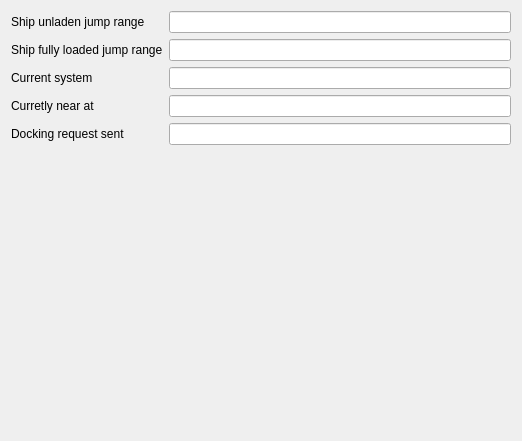
<?xml version="1.0" encoding="UTF-8"?>
<ui version="4.0">
 <class>Dialog</class>
 <widget class="QDialog" name="Dialog">
  <property name="geometry">
   <rect>
    <x>0</x>
    <y>0</y>
    <width>522</width>
    <height>441</height>
   </rect>
  </property>
  <property name="windowTitle">
   <string>Dialog</string>
  </property>
  <layout class="QGridLayout" name="gridLayout_3">
   <item row="0" column="0">
    <layout class="QGridLayout" name="gridLayout_7">
     <item row="2" column="0">
      <widget class="QLabel" name="label_32">
       <property name="text">
        <string>Current system</string>
       </property>
      </widget>
     </item>
     <item row="2" column="1">
      <widget class="QLineEdit" name="currenlyAtSystemTxt">
       <property name="readOnly">
        <bool>true</bool>
       </property>
      </widget>
     </item>
     <item row="3" column="0">
      <widget class="QLabel" name="label_33">
       <property name="text">
        <string>Curretly near at</string>
       </property>
      </widget>
     </item>
     <item row="1" column="1">
      <widget class="QLineEdit" name="loadedRangeTXt"/>
     </item>
     <item row="4" column="0">
      <widget class="QLabel" name="label_34">
       <property name="text">
        <string>Docking request sent</string>
       </property>
      </widget>
     </item>
     <item row="4" column="1">
      <widget class="QLineEdit" name="dockingRequestStatusTxt">
       <property name="readOnly">
        <bool>true</bool>
       </property>
      </widget>
     </item>
     <item row="0" column="0">
      <widget class="QLabel" name="label_30">
       <property name="text">
        <string>Ship unladen jump range</string>
       </property>
      </widget>
     </item>
     <item row="3" column="1">
      <widget class="QLineEdit" name="currentlyNearAtTxt">
       <property name="readOnly">
        <bool>true</bool>
       </property>
      </widget>
     </item>
     <item row="1" column="0">
      <widget class="QLabel" name="label_31">
       <property name="sizePolicy">
        <sizepolicy hsizetype="Minimum" vsizetype="Minimum">
         <horstretch>0</horstretch>
         <verstretch>0</verstretch>
        </sizepolicy>
       </property>
       <property name="text">
        <string>Ship fully loaded jump range</string>
       </property>
      </widget>
     </item>
     <item row="0" column="1">
      <widget class="QLineEdit" name="unladenRangeTxt"/>
     </item>
     <item row="5" column="0">
      <spacer name="verticalSpacer">
       <property name="orientation">
        <enum>Qt::Vertical</enum>
       </property>
       <property name="sizeHint" stdset="0">
        <size>
         <width>20</width>
         <height>40</height>
        </size>
       </property>
      </spacer>
     </item>
    </layout>
   </item>
  </layout>
 </widget>
 <resources/>
 <connections/>
</ui>
